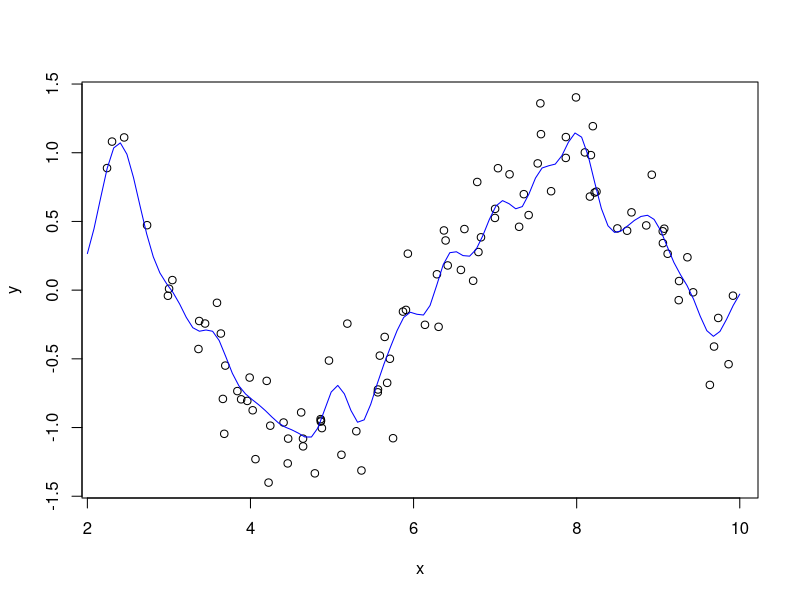
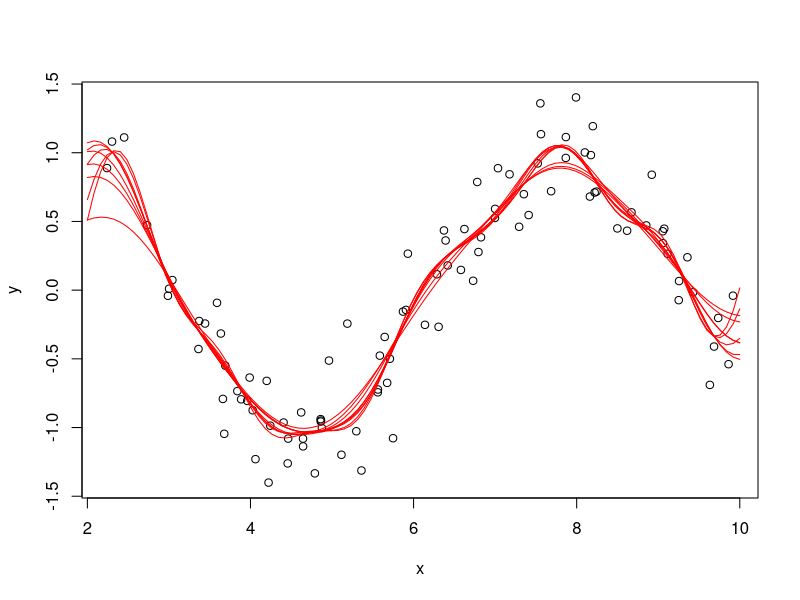
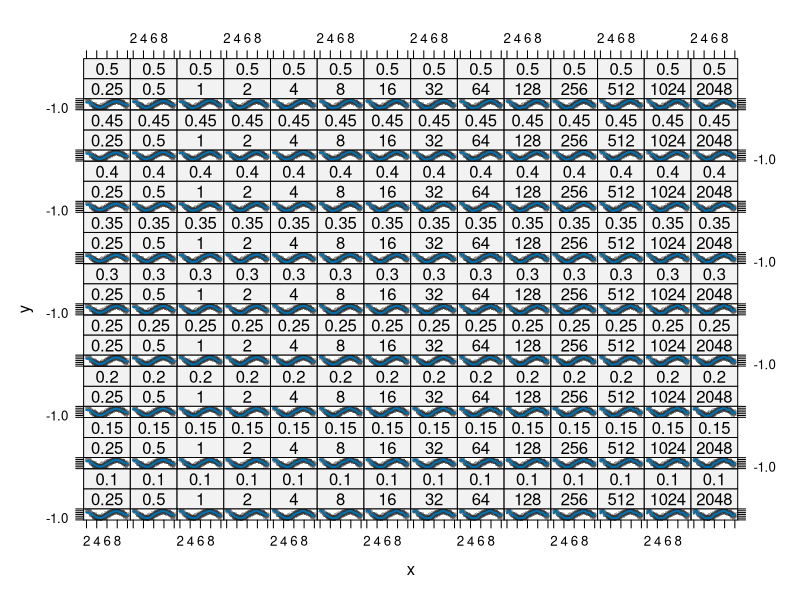

Source code (R) for these figures, in order:
library(caret)
library(kernlab)
library(reshape2)


set.seed(100)
x <- runif(100, min = 2, max = 10)
y <- sin(x) + rnorm(length(x)) * .25
sinData <- data.frame(x = x, y = y)
plot(x, y)

## Create a grid of x values to use for prediction
dataGrid <- data.frame(x = seq(2, 10, length = 100))

rbfSVM <- ksvm(x = x, y = y, data = sinData,
               kernel ="rbfdot", kpar = "automatic",
               C = 1, epsilon = 0.1)
modelPrediction <- predict(rbfSVM, newdata = dataGrid)

## This is a matrix with one column. We can plot the
## model predictions by adding points to the previous plot

points(x = dataGrid$x, y = modelPrediction[,1],
       type = "l", col = "blue")

## investigate different values of cost C and
## epsilon
epsilonValues <- seq(0.1, 0.5, 0.05)
CValues = unlist(lapply(seq(-2,11), function(x) 2^x))


plot(x, y)
# for efficieny should decalre pred to be a matrix of defined size
pred <- NULL

for (i in seq_along(epsilonValues)) {
  for (j in seq_along(CValues)){
    
    set.seed(100)
    rbfSVM <- ksvm(x = x, y = y, data = sinData,
                   kernel ="rbfdot", kpar = "automatic",
                   C = CValues[j], epsilon = epsilonValues[i])
    
    modelPrediction <- predict(rbfSVM, newdata = dataGrid)
    pred <- cbind(pred, modelPrediction)
    
    tmp <- data.frame(x = dataGrid$x,
                      y = modelPrediction,
                      C = CValues[j],
                      epsilon = epsilonValues[i])
    
    results <- if(i ==1 && j == 1) tmp else rbind(results, tmp)
    
    tmp2 <- data.frame(C = CValues[j],
                       epsilon = epsilonValues[i],
                       rmse = RMSE(modelPrediction[, 1], sinData$y))

    rmseResults <- if(i == 1 && j == 1) tmp2 else rbind(rmseResults, tmp2)
  }
  # plot over each other results
  points(x = dataGrid$x, y= pred[, i], type = 'l', col = 'red')
}

# do a classy xy plot (inspired by solutions!)
xyplot(y~x|as.factor(C)*as.factor(epsilon), 
       data = results, 
       panel = function(...) {
         panel.xyplot(sinData$x, sinData$y,
                      col = rgb(.2, .2, .2, .3),
                      pch = 16, cex = .7)
         panel.xyplot(...)
       },
       ylim = extendrange(sinData$y),
       type= "l", lwd = 2)


# generally speaking, model becomes more jagged as cost increases.
# this is as training process puts cost on residual values
# higher cost will tell model to reduce residual by overfitting
# this gives LOW bias and HIGH variability (eg the model will change if
# single data points change)
# as epsilon decreases model overfits more, but effect is not as potent as cost.


# add in a loop for sigma...

# use as.vector(sigest(y~x, data = sinData, frac = 0.75))
# to get values of estimated sigma to use
